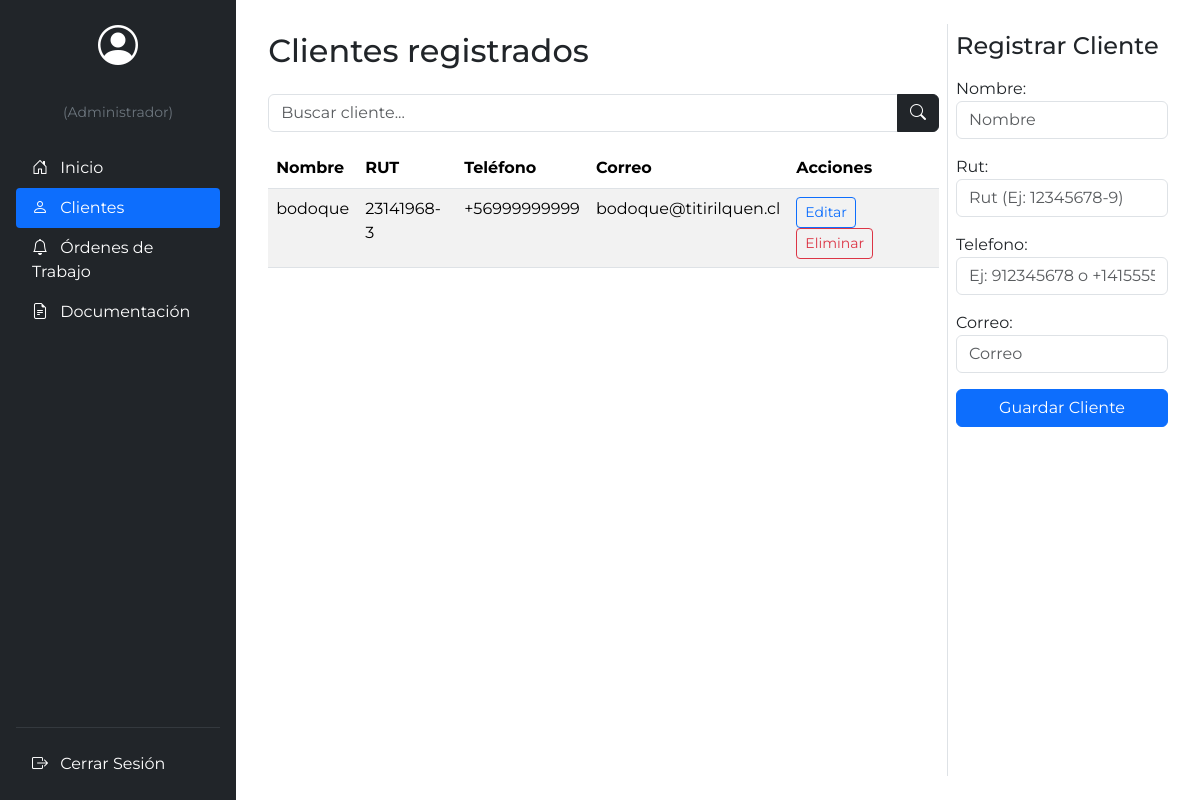
/clientes/, run on an earlier commit of the app's database.
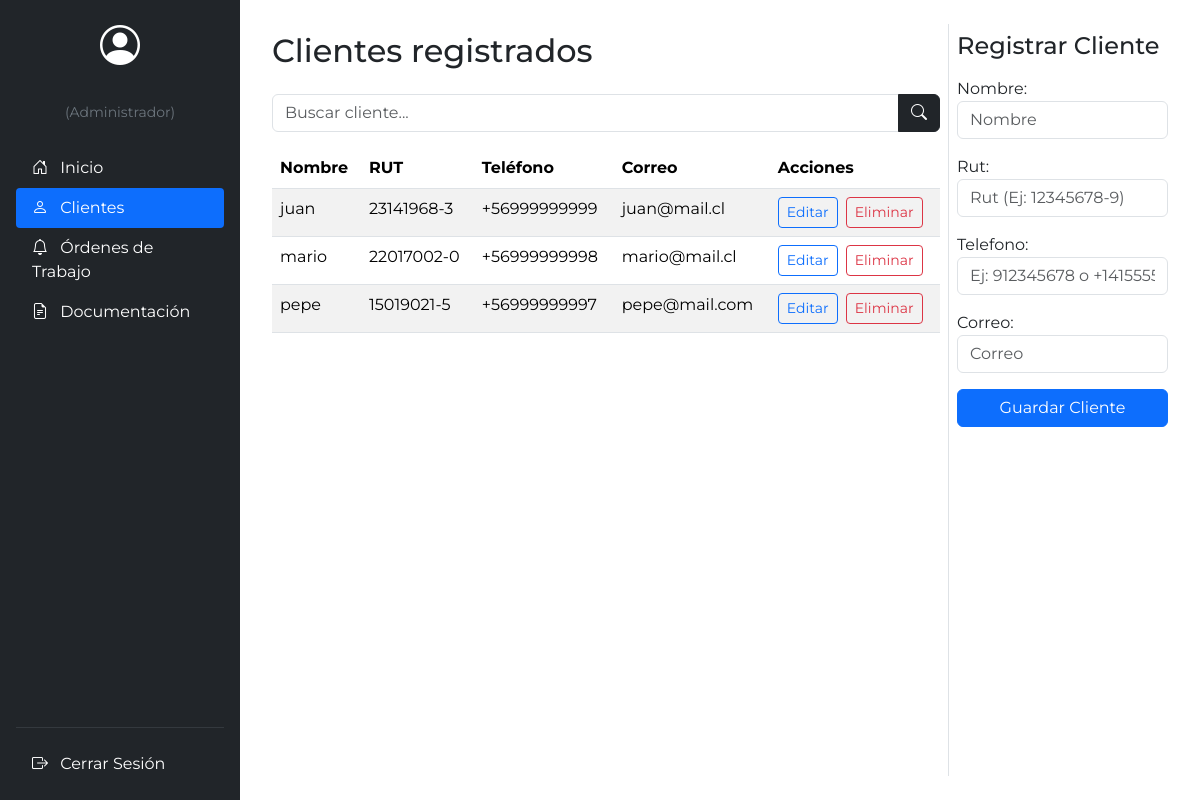
And on a later commit of the database.
### mainApp/models.py (models this page shows, shortened)
class Cliente(models.Model):
    nombre = models.CharField(max_length=100)
    rut = models.CharField(max_length=12, unique=True)
    telefono = models.CharField(max_length=20, unique=True)
    correo = models.EmailField(unique=True)
    class Meta:
        verbose_name = "Cliente"
        verbose_name_plural = "Clientes"

### mainApp/views.py (the view)
# urls.py: path('clientes/', views.clientes, name='clientes'),
def clientes(request):
    if request.method == 'POST':
        form = ClienteForm(request.POST)
        if form.is_valid():
            form.save()
            return redirect('clientes')
    else:
        form = ClienteForm()
    query = request.GET.get('search', '')
    if query:
        clientes = Cliente.objects.filter(
            Q(nombre__icontains=query) |
            Q(rut__icontains=query) |
            Q(telefono__icontains=query) |
            Q(correo__icontains=query)
        )
    else:
        clientes = Cliente.objects.all()
    return render(request, 'clientes.html', {
        'clientes': clientes,
        'form': form,
        'es_tecnico': es_tecnico(request.user),   # ✅ AQUÍ
    })

### mainApp/forms.py (shortened to what this page needs)
class ClienteForm(forms.ModelForm):
    class Meta:
        model = Cliente
        fields = ['nombre', 'rut', 'telefono', 'correo']
    def __init__(self, *args, **kwargs):
        super().__init__(*args, **kwargs)
        self.fields['nombre'].widget.attrs.update({'class': 'form-control mb-2', 'placeholder': 'Nombre'})
        self.fields['rut'].widget.attrs.update({'class': 'form-control mb-2', 'placeholder': 'Rut (Ej: 12345678-9)'})
        self.fields['telefono'].widget.attrs.update({
            'class': 'form-control mb-2',
            'placeholder': 'Ej: 912345678 o +14155552671'
        })
        self.fields['correo'].widget.attrs.update({'class': 'form-control mb-2', 'placeholder': 'Correo'})

### mainApp/views.py (called while the page is built)
def es_tecnico(user):
    return user.groups.filter(name="Tecnico").exists()

### templates/clientes.html (shortened to what the changed rows need)
<!DOCTYPE html>
<html lang="es">
<head>
    <link href="https://cdn.jsdelivr.net/npm/bootstrap@5.3.3/dist/css/bootstrap.min.css" rel="stylesheet">
    <link rel="stylesheet" href="https://cdn.jsdelivr.net/npm/bootstrap-icons@1.11.3/font/bootstrap-icons.css">
</head>
<body class="d-flex" style="min-height: 100vh; font-family: 'Montserrat', sans-serif;">
<main class="flex-grow-1 p-4 d-flex flex-wrap">
    <section class="col-md-8 col-lg-9 p-2">
        <h2 class="mb-4">Clientes registrados</h2>
        <table class="table table-striped">
            <thead>
                <tr>
                    <th>Nombre</th>
                    <th>RUT</th>
                    <th>Teléfono</th>
                    <th>Correo</th>
                    <th>Acciones</th>
                </tr>
            </thead>
            <tbody>
                {% for cliente in clientes %}
                <tr>
                    <td>{{ cliente.nombre }}</td>
                    <td>{{ cliente.rut }}</td>
                    <td>{{ cliente.telefono }}</td>
                    <td>{{ cliente.correo }}</td>
                    <td>
                        <a href="/clientes/editar/{{ cliente.id }}/"
                           class="btn btn-sm btn-outline-primary me-1">
                            Editar
                        </a>
                        {% if not es_tecnico %}
                        <a href="/clientes/eliminar/{{ cliente.id }}/"
                           class="btn btn-sm btn-outline-danger">
                            Eliminar
                        </a>
                        {% endif %}
                    </td>
                </tr>
                {% empty %}
                <tr>
                    <td colspan="5" class="text-center">
                        No hay clientes registrados
                    </td>
                </tr>
                {% endfor %}
            </tbody>
        </table>
    </section>
</main>
</body>
</html>

What changed in the data, as far as the page shows it:
removed Cliente: nombre "bodoque", rut "23141968-3", telefono "+56999999999", correo "bodoque@titirilquen.cl"
added Cliente: nombre "juan", rut "23141968-3", telefono "+56999999999", correo "juan@mail.cl"
added Cliente: nombre "mario", rut "22017002-0", telefono "+56999999998", correo "mario@mail.cl"
added Cliente: nombre "pepe", rut "15019021-5", telefono "+56999999997", correo "pepe@mail.com"
